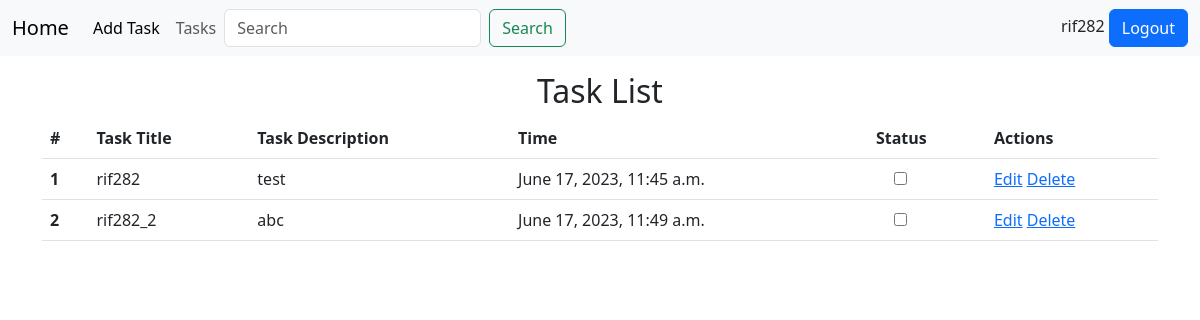
Page /task_list (signed in) on the committed database.
### home/models.py (models this page shows, shortened)
class Task(models.Model):
    username = models.ForeignKey(User, on_delete=models.CASCADE)
    task_title = models.CharField(max_length=200)
    task_description = models.TextField()
    status = models.BooleanField(default=False)
    time = models.DateTimeField(auto_now_add=True)

### home/views.py (the view, shortened to what this page needs)
# urls.py: path('task_list', view_task_list, name='task_list'),
@login_required
def view_task_list(request):
    all_tasks = Task.objects.filter(username=request.user)
    context = {'tasks': all_tasks, 'search_flag': False, 'authenticated': request.user.is_authenticated,
               'username': request.user}
    return render(request, 'task_list.html', context)

### templates/task_list.html (shortened to what this page needs)
<!doctype html>
<html lang="en">
<head>
    <link href="https://cdn.jsdelivr.net/npm/bootstrap@5.3.0/dist/css/bootstrap.min.css" rel="stylesheet">
    <link rel="stylesheet" href="https://cdn.datatables.net/1.11.4/css/jquery.dataTables.min.css">
</head>
<body>
<nav class="navbar navbar-expand-lg navbar-light bg-light">
    <div class="container-fluid">
        <a class="navbar-brand" href="/">Home</a>
        {% if authenticated %}
        <div class="collapse navbar-collapse" id="navbarNav">
            <ul class="navbar-nav">
                <li class="nav-item">
                    <a class="nav-link active" aria-current="page" href="/add_task">Add Task</a>
                </li>
                <li class="nav-item">
                    <a class="nav-link" href="/task_list">Tasks</a>
                </li>
            </ul>
            <form class="d-flex" action="/search_task" method="post">
                <input class="form-control me-2" type="search" placeholder="Search" aria-label="Search" name="search">
                <button class="btn btn-outline-success" type="submit">Search</button>
            </form>
        </div>
        <div class="ml-auto">
            {{username}}
            <a href="/logout" class="btn btn-primary">Logout</a>
        </div>
        {% else %}
        <div class="ml-auto">
            <a href="/login" class="btn btn-primary">Login</a>
            <a href="/register" class="btn btn-primary">Sign Up</a>
        </div>
        {% endif %}
    </div>
</nav>
<div class="container my-3">
    {% if search_flag %}
    <h2 class='text-center'>Search Results</h2>
    {% else %}
    <h2 class='text-center'>Task List</h2>
    {% endif %}
    <table class="table">
        <thead>
        <tr>
            <th scope="col">#</th>
            <th scope="col">Task Title</th>
            <th scope="col">Task Description</th>
            <th scope="col">Time</th>
            <th scope="col">Status</th>
            <th scope="col">Actions</th>
        </tr>
        </thead>
        <tbody>
        {% for task in tasks %}
        <tr>
            <th scope="row">{{ forloop.counter }}</th>
            <td>{{ task.task_title }}</td>
            <td>{{ task.task_description }}</td>
            <td>{{ task.time }}</td>
            <td class="center">
                <form method="post" action="/task_list">
                    <input type="checkbox"
                           id="checkbox_{{ task.id }}"
                           name="checkbox_{{ task.id }}"
                           value="1"
                           onchange="updateTaskStatus(this);">
                </form>
            </td>
            <td>
                <a href="{% url 'task_edit' task.id %}">Edit</a>
                <a href="{% url 'task_delete' task.id %}">Delete</a>
            </td>
        </tr>
        {% endfor %}
        </tbody>
    </table>
</div>
</body>
</html>

### templates/task_list.html (style rules this page uses)
input[type="checkbox"] { margin-left: 18px; }

### rows in the picture
Task: task_title "rif282", task_description "test", time "June 17, 2023, 11:45 a.m."
Task: task_title "rif282_2", task_description "abc", time "June 17, 2023, 11:49 a.m."

### other values in the picture
{{ username }} "rif282"
